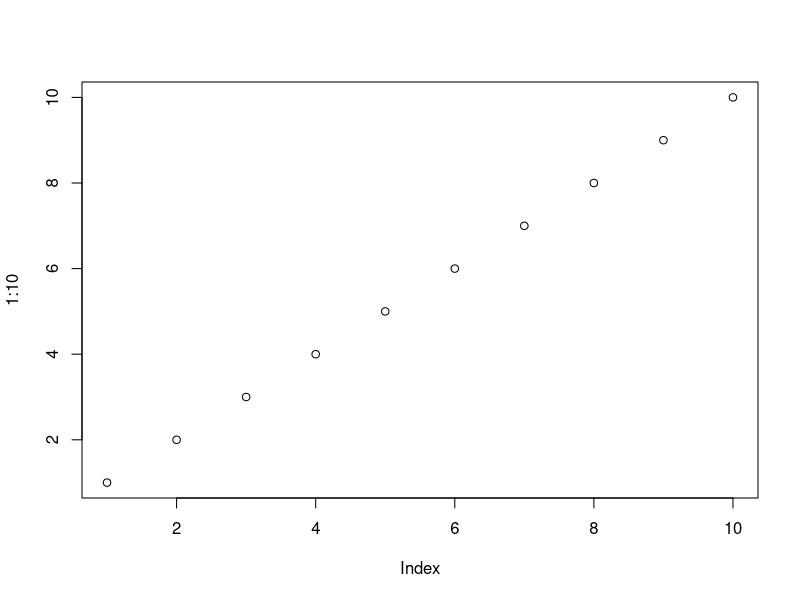
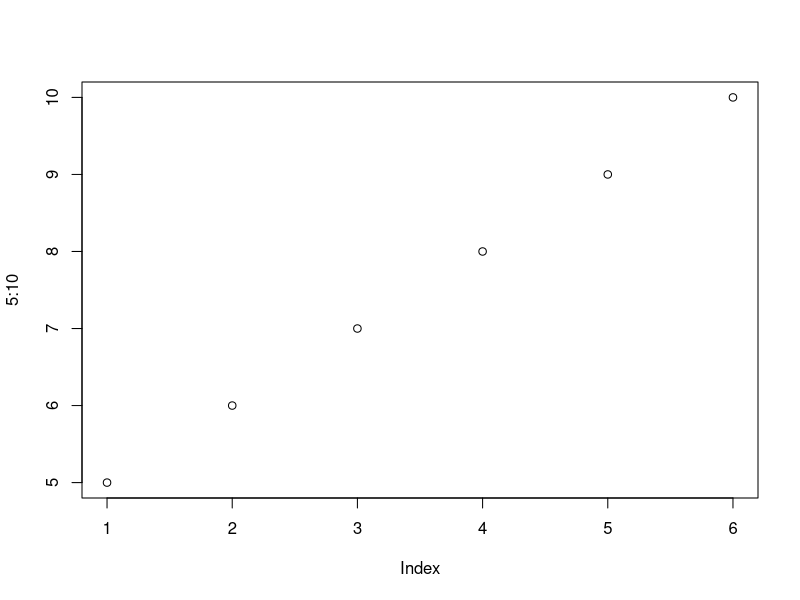
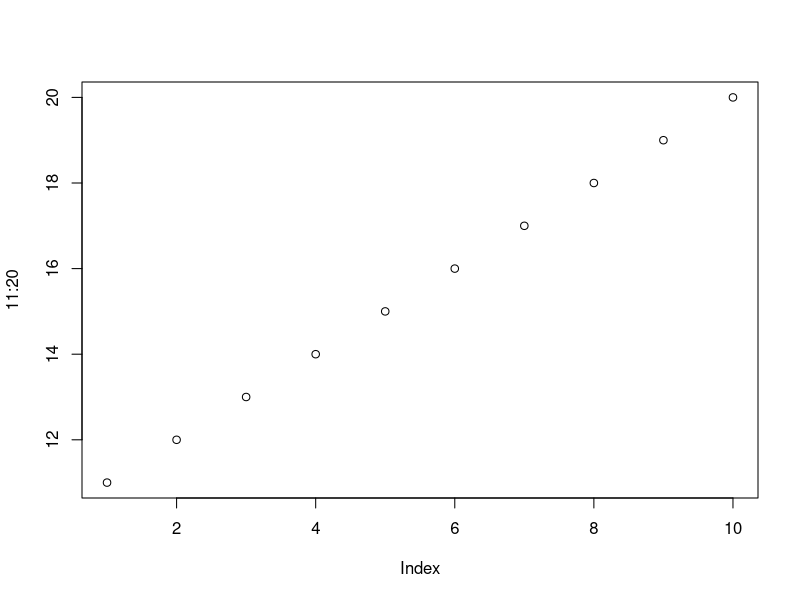

Write the R code that produced these figures, in order.
## ---- chunk 1
plot(1:10)
## ---- chunk 2
plot(5:10)
## ---- chunk 3
plot(11:20)
